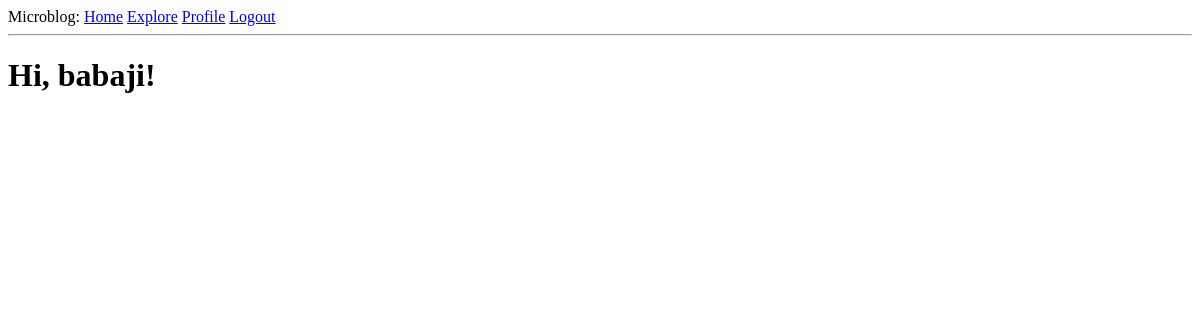
The app's page /explore (signed in), older data.
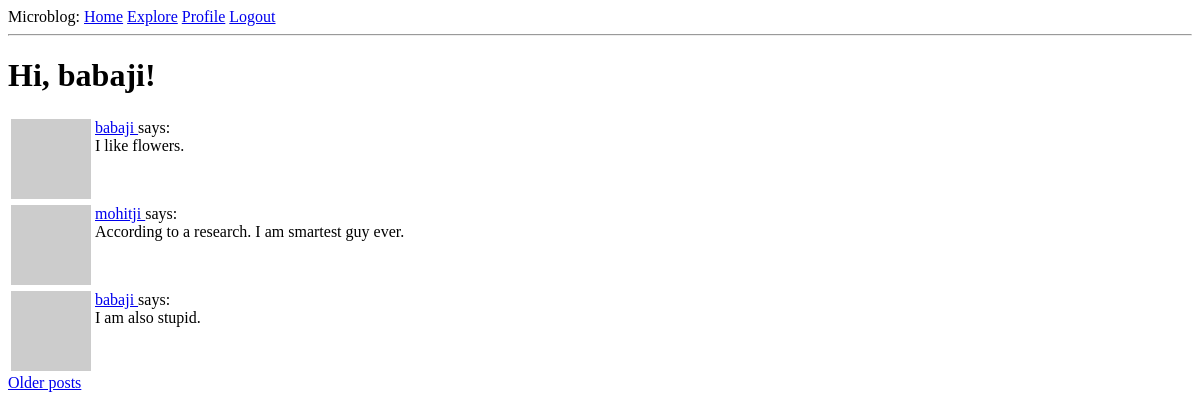
The same page, newer data.
### app/models.py (models this page shows, shortened)
class Post(db.Model):
    id = db.Column(db.Integer, primary_key=True)
    body = db.Column(db.String(140))
    timestamp = db.Column(db.DateTime, index=True, default=datetime.utcnow)
    user_id = db.Column(db.Integer, db.ForeignKey('user.id'))

class User(UserMixin, db.Model):
    id = db.Column(db.Integer, primary_key=True)
    username = db.Column(db.String(64), index=True, unique=True)
    email = db.Column(db.String(120), index=True, unique=True)
    passowrd_hash = db.Column(db.String(128))
    about_me = db.Column(db.String(140))
    last_seen = db.Column(db.DateTime, default = datetime.utcnow) # Passing the function, not calling it
    posts = db.relationship('Post', backref='author', lazy='dynamic')
    followed = db.relationship('User',
                    secondary=followers, # configures the association table i.e. followers
                    primaryjoin=(followers.c.follower_id == id),
                    secondaryjoin=(followers.c.followed_id == id),
                    backref=db.backref('followers', lazy='dynamic'),
                    lazy='dynamic')
    def avatar(self, size): # see chapter 6
        digest = md5(self.email.lower().encode('utf-8')).hexdigest() # expects characters in lower case and in byte form.
        return 'https://www.gravatar.com/avatar/{}?d=identicon&s={}'.format(digest, size) # s for size. d is to get default avatar, 'identicon' is the name of avatar

### app/routes.py (the view)
@app.route('/explore')
@login_required
def explore():
    page = request.args.get('page', 1, type=int)
    posts = Post.query.order_by(Post.timestamp.desc()).paginate(
        page, app.config['POSTS_PER_PAGE'], False)
    next_url = url_for('explore', page=posts.next_num) if posts.has_next else None
    prev_url = url_for('explore', page=posts.prev_num) if posts.has_prev else None
    return render_template('index.html',
                            title='Explore',
                            posts=posts.items,
                            next_url=next_url,
                            prev_url=prev_url)

### app/models.py (called while the page is built)
@login.user_loader
def load_user(id):
    return User.query.get(int(id))

### app/routes.py (called while the page is built)
@app.before_request
def before_request():
    if current_user.is_authenticated:
        current_user.last_seen = datetime.utcnow()
        db.session.commit()

### app/templates/index.html (shortened to what this page needs)
{% extends "base.html" %}
{% block content %}
    <h1>Hi, {{ current_user.username }}!</h1>
    {% for post in posts %}
        {% include '_post.html' %}
    {% endfor %}
    {% if next_url %}
        <a href="{{ next_url }}">Older posts</a>
    {% endif %}
{% endblock %}

### app/templates/_post.html
<table>
    <tr valign="top">
        <td><img src="{{ post.author.avatar(36) }}"></td>
        <td>
            <a href="{{ url_for('user', username=post.author.username) }}">
                {{ post.author.username }}
            </a>
             says:<br>{{ post.body }}
        </td>
    </tr>
</table>

Row changes from the older to the newer data that the page shows:
added Post: author.username "babaji", body "I like flowers."
added Post: author.username "mohitji", body "According to a research. I am smartest guy ever."
added Post: author.username "babaji", body "I am also stupid."
Text that changed along with them:
text now shown: "Older posts"
